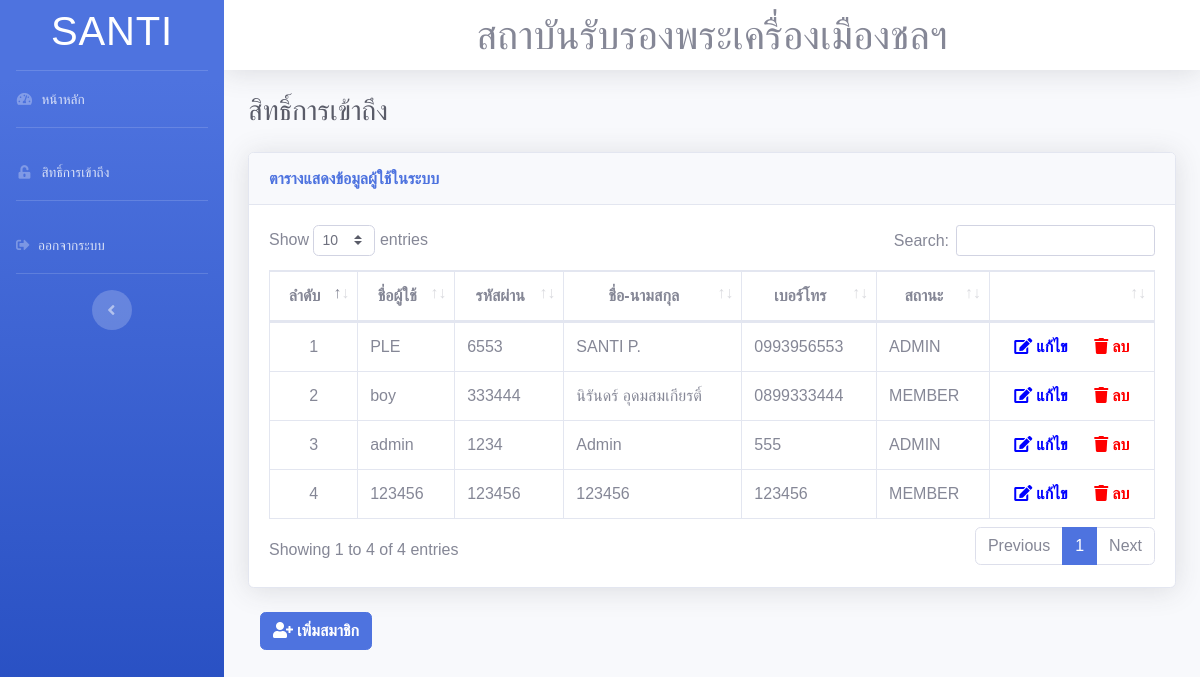
The page /a/page/admin/index.php (signed in) on the database its author committed.
### tables this page shows
CREATE TABLE `tb_member` (
  `member_id` int(11) NOT NULL,
  `member_user` varchar(255) DEFAULT NULL,
  `member_pass` varchar(255) DEFAULT NULL,
  `member_name` varchar(255) DEFAULT NULL,
  `member_tel` varchar(255) DEFAULT NULL,
  `status` int(11) DEFAULT NULL
);

### a/page/admin/index.php (the view, shortened to what this page needs)
<?php include("../../../config/dbConnection.php") ?>
<!DOCTYPE html>
<html lang="en">
<head>
  <link href="../../vendor/fontawesome-free/css/all.min.css" rel="stylesheet" type="text/css">
  <link href="../../css/sb-admin-2.min.css" rel="stylesheet">
  <link href="../../vendor/datatables/dataTables.bootstrap4.min.css" rel="stylesheet">
</head>
<body id="page-top">
  <div id="wrapper">
    <?php include("../../include/menu.php")?>
    <div id="content-wrapper" class="d-flex flex-column">
      <div id="content">
        <?php include("../../include/nav.php")?>
        <div class="container-fluid">
          <div class="d-sm-flex align-items-center justify-content-between mb-4">
            <h1 class="h3 mb-0 text-gray-800">สิทธิ์การเข้าถึง</h1>
          </div>
          <div class="content">
            <div class="card shadow mb-4">
              <div class="card-header py-3">
                <h6 class="m-0 font-weight-bold text-primary">ตารางแสดงข้อมูลผู้ใช้ในระบบ</h6>
              </div>
              <div class="card-body">
                <div class="table-responsive">
                <?php
                  $sql = $conn->prepare("SELECT * FROM tb_member");
                  $sql->execute();
                  $query = $sql->fetchAll();
                ?>
                  <table class="table table-bordered" id="dataTable" width="100%" cellspacing="0">
                    <thead>
                      <tr>
                        <th><center>ลำดับ</center></th>
                        <th><center>ชื่อผู้ใช้</center></th>
                        <th><center>รหัสผ่าน</center></th>
                        <th><center>ชื่อ-นามสกุล</center></th>
                        <th><center>เบอร์โทร</center></th>
                        <th><center>สถานะ</center></th>
                        <th></th>
                      </tr>
                    </thead>
                    <?php foreach($query as $result) { ?>
                    <tr>
                      <td><center><?php echo $result['member_id']; ?></center></td>
                      <td><?php echo $result['member_user']; ?></td>
                      <td><?php echo $result['member_pass']; ?></td>
                      <td><?php echo $result['member_name']; ?></td>
                      <td><?php echo $result['member_tel']; ?></td>
                      <td><?php if($result['status']=='1'){echo "ADMIN";}else{echo "MEMBER";} ?></td>
                      <td>
                        <center>
                          <a href="edit.php?member_id=<?php echo $result["member_id"]; ?>">
                            <font color="blue"> <i class="fa fa-edit"> แก้ไข</i></font>
                          </a>
                          <a href="delete.php?member_id=<?php echo $result['member_id']; ?>" onclick="return confirm('คุณต้องการลบข้อมูลที่เลือกหรือไม่')">
                            <font color="red"> <i class="fa fa-trash"> ลบ</i> </font></a>
                        </center>
                      </td>
                    </tr>
                    <?php } ?>
                  </table>
                </div>
              </div>
            </div>
            <div class="col-md-4 right">
              <button type="button" class="btn btn-primary" data-toggle="modal" data-target="#defaultModal" >
                <i class="fa fa-user-plus"> เพิ่มสมาชิก</i></button>
            </div>
          </div>
        </div>
      </div>
    </div>
  </div>
</body>
</html>

### a/page/admin/index.php (style rules this page uses)
body { margin: 0; font-family: Arial, Helvetica, sans-serif; }

### rows shown on the page
tb_member: member_id "1", member_user "PLE", member_pass "6553", member_name "SANTI P.", member_tel "0993956553", status "ADMIN"
tb_member: member_id "2", member_user "boy", member_pass "333444", member_name "นิรันดร์ อุดมสมเกียรติ์", member_tel "0899333444", status "MEMBER"
tb_member: member_id "3", member_user "admin", member_pass "1234", member_name "Admin", member_tel "555", status "ADMIN"
tb_member: member_id "4", member_user "123456", member_pass "123456", member_name "123456", member_tel "123456", status "MEMBER"

### other values the page prints
$rsname0 "SANTI"
